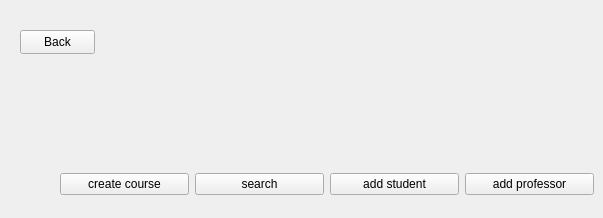
      <widget class="QWidget" name="courseicon">
       <widget class="QPushButton" name="pushButton_11">
        <property name="geometry">
         <rect>
          <x>20</x>
          <y>30</y>
          <width>75</width>
          <height>24</height>
         </rect>
        </property>
        <property name="text">
         <string>Back</string>
        </property>
       </widget>
       <widget class="QWidget" name="layoutWidget_8">
        <property name="geometry">
         <rect>
          <x>60</x>
          <y>160</y>
          <width>534</width>
          <height>49</height>
         </rect>
        </property>
        <layout class="QHBoxLayout" name="horizontalLayout_12">
         <item>
          <widget class="QPushButton" name="pushButton_creat">
           <property name="text">
            <string>create course</string>
           </property>
          </widget>
         </item>
         <item>
          <widget class="QPushButton" name="pushButton_search3">
           <property name="text">
            <string>search</string>
           </property>
          </widget>
         </item>
         <item>
          <widget class="QPushButton" name="pushButton_addstu_2">
           <property name="text">
            <string>add student</string>
           </property>
          </widget>
         </item>
         <item>
          <widget class="QPushButton" name="pushButton_13">
           <property name="text">
            <string>add professor</string>
           </property>
          </widget>
         </item>
        </layout>
       </widget>
      </widget>
